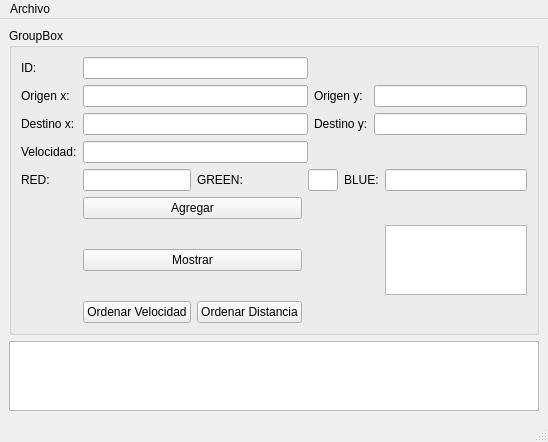
<?xml version="1.0" encoding="UTF-8"?>
<ui version="4.0">
 <class>MainWindow</class>
 <widget class="QMainWindow" name="MainWindow">
  <property name="geometry">
   <rect>
    <x>0</x>
    <y>0</y>
    <width>548</width>
    <height>399</height>
   </rect>
  </property>
  <property name="windowTitle">
   <string>MainWindow</string>
  </property>
  <widget class="QWidget" name="centralwidget">
   <layout class="QGridLayout" name="gridLayout">
    <item row="0" column="0">
     <widget class="QGroupBox" name="groupBox">
      <property name="title">
       <string>GroupBox</string>
      </property>
      <layout class="QGridLayout" name="gridLayout_2">
       <item row="6" column="1" colspan="2">
        <widget class="QPushButton" name="pushButton_2">
         <property name="text">
          <string>Mostrar</string>
         </property>
        </widget>
       </item>
       <item row="0" column="1" colspan="3">
        <widget class="QLineEdit" name="lineEdit"/>
       </item>
       <item row="0" column="0">
        <widget class="QLabel" name="label">
         <property name="text">
          <string>ID:</string>
         </property>
        </widget>
       </item>
       <item row="2" column="0">
        <widget class="QLabel" name="label_3">
         <property name="text">
          <string>Destino x:</string>
         </property>
        </widget>
       </item>
       <item row="1" column="0">
        <widget class="QLabel" name="label_2">
         <property name="text">
          <string>Origen x:</string>
         </property>
        </widget>
       </item>
       <item row="1" column="1" colspan="3">
        <widget class="QLineEdit" name="lineEdit_2"/>
       </item>
       <item row="1" column="4" colspan="2">
        <widget class="QLabel" name="label_6">
         <property name="text">
          <string>Origen y:</string>
         </property>
        </widget>
       </item>
       <item row="1" column="6" colspan="2">
        <widget class="QLineEdit" name="lineEdit_6"/>
       </item>
       <item row="2" column="1" colspan="3">
        <widget class="QLineEdit" name="lineEdit_3"/>
       </item>
       <item row="3" column="1" colspan="3">
        <widget class="QLineEdit" name="lineEdit_4"/>
       </item>
       <item row="2" column="4" colspan="2">
        <widget class="QLabel" name="label_7">
         <property name="text">
          <string>Destino y:</string>
         </property>
        </widget>
       </item>
       <item row="2" column="6" colspan="2">
        <widget class="QLineEdit" name="lineEdit_7"/>
       </item>
       <item row="3" column="0">
        <widget class="QLabel" name="label_4">
         <property name="text">
          <string>Velocidad:</string>
         </property>
        </widget>
       </item>
       <item row="4" column="3" colspan="2">
        <widget class="QLineEdit" name="lineEdit_8"/>
       </item>
       <item row="4" column="0">
        <widget class="QLabel" name="label_5">
         <property name="text">
          <string>RED:</string>
         </property>
        </widget>
       </item>
       <item row="4" column="5" colspan="2">
        <widget class="QLabel" name="label_9">
         <property name="text">
          <string>BLUE:</string>
         </property>
        </widget>
       </item>
       <item row="4" column="1">
        <widget class="QLineEdit" name="lineEdit_5"/>
       </item>
       <item row="4" column="2">
        <widget class="QLabel" name="label_8">
         <property name="text">
          <string>GREEN:</string>
         </property>
        </widget>
       </item>
       <item row="5" column="1" colspan="2">
        <widget class="QPushButton" name="pushButton">
         <property name="text">
          <string>Agregar</string>
         </property>
        </widget>
       </item>
       <item row="6" column="7">
        <widget class="QPlainTextEdit" name="plainTextEdit"/>
       </item>
       <item row="4" column="7">
        <widget class="QLineEdit" name="lineEdit_9"/>
       </item>
       <item row="7" column="1">
        <widget class="QPushButton" name="pushButton_3">
         <property name="text">
          <string>Ordenar Velocidad</string>
         </property>
        </widget>
       </item>
       <item row="7" column="2">
        <widget class="QPushButton" name="pushButton_4">
         <property name="text">
          <string>Ordenar Distancia</string>
         </property>
        </widget>
       </item>
      </layout>
     </widget>
    </item>
    <item row="1" column="0">
     <widget class="QGraphicsView" name="graphicsView"/>
    </item>
   </layout>
  </widget>
  <widget class="QMenuBar" name="menubar">
   <property name="geometry">
    <rect>
     <x>0</x>
     <y>0</y>
     <width>548</width>
     <height>21</height>
    </rect>
   </property>
   <widget class="QMenu" name="menusds">
    <property name="title">
     <string>Archivo</string>
    </property>
    <addaction name="actionGuardar"/>
    <addaction name="actionAbrir_2"/>
   </widget>
   <addaction name="menusds"/>
  </widget>
  <widget class="QStatusBar" name="statusbar"/>
  <action name="actionGuardar">
   <property name="text">
    <string>Guardar</string>
   </property>
   <property name="shortcut">
    <string>Ctrl+S</string>
   </property>
  </action>
  <action name="actionAbrir_2">
   <property name="text">
    <string>Abrir</string>
   </property>
   <property name="shortcut">
    <string>Ctrl+O</string>
   </property>
  </action>
 </widget>
 <resources/>
 <connections/>
</ui>
